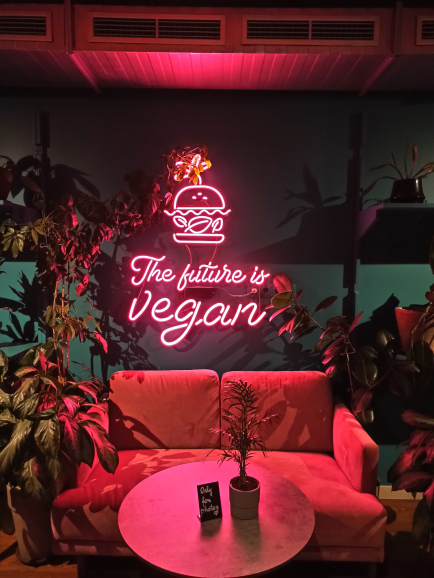
#> input picture social_collage/example_images/00.jpg, 868 x 1156 px (shown at 1/2 size); its folder holds only this picture in this run
$ python -i __init__.py   (imports and definitions only)
#> lines starting #> are read from the running program, lines starting #| are printed output that depends on the picture
import glob
from pathlib import Path

from PIL import Image


__version__ = '0.9.3'
__author__ = 'Mikhail Varantsou'


BG_COLOR = (255, 255, 255, 255)
SPACE_SHARE = 150


# [14 lines left out: function _crop, not called in this run]


def _prepare_imgs(images, length):
    if len(images) < length:
        raise ValueError(f'Provided {len(images)} images, have to be {length}')

    converted = [img.convert(mode='RGBA') for img in images]
    return converted


# [101 lines left out: functions _calc_space, _new_collage, collage_3_1, collage_4_1, collage_4_2, not called in this run]


def collage_5_1(images, ratio=7/4, bgcolor=BG_COLOR, spaceshare=SPACE_SHARE):
    images = _prepare_imgs(images, 5)

    crimg0 = _crop(images[0], ratio)
    crimg1 = _crop(images[1], ratio)
    crimg2 = _crop(images[2], ratio)
    crimg3 = _crop(images[3], ratio)
    crimg4 = _crop(images[4], ratio)

    crimg0_w, crimg0_h = crimg0.size
    space = _calc_space(crimg0_w, spaceshare)
    btm_img_w = (crimg0_w - space) // 2
    btm_img_h = crimg0_h // 2

    crimg1 = crimg1.resize((btm_img_w, btm_img_h))
    crimg2 = crimg2.resize((btm_img_w, btm_img_h))
    crimg3 = crimg3.resize((btm_img_w, btm_img_h))
    crimg4 = crimg4.resize((btm_img_w, btm_img_h))

    total_w = crimg0_w + space * 2
    total_h = crimg0_h * 2 + space * 4

    clg = _new_collage(total_w, total_h, bgcolor, crimg0, space)
    clg.paste(crimg1, (space, crimg0_h + space * 2))
    clg.paste(crimg2, (btm_img_w + space * 2, crimg0_h + space * 2))
    clg.paste(crimg3, (space, crimg0_h + btm_img_h + space * 3))
    clg.paste(crimg4, (btm_img_w + space * 2, crimg0_h + btm_img_h + space * 3))

    return clg


# [12 lines left out: function example, not called in this run]

>>> import cv2
>>> picture = cv2.imread('example_images/00.jpg', cv2.IMREAD_GRAYSCALE)
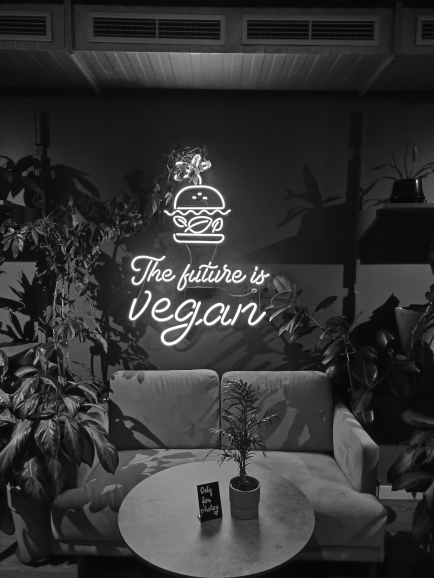
#> picture: shape (1156, 868) (shown at 1/2 size); min 3, max 255, mean 51.7
>>> result = collage_5_1(picture)
#> (the run stopped early here; a loop or call above may not have finished)

$ run again, on social_collage/example_images/01.jpg
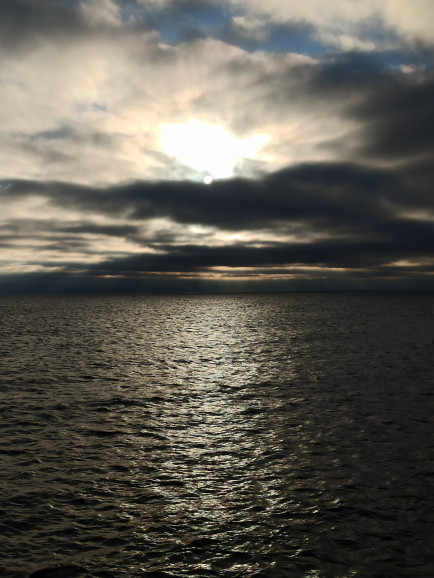
#> input picture social_collage/example_images/01.jpg, 868 x 1156 px (shown at 1/2 size)
#> `picture = cv2.imread('example_images/00.jpg', cv2.IMREAD_GRAYSCALE)`:
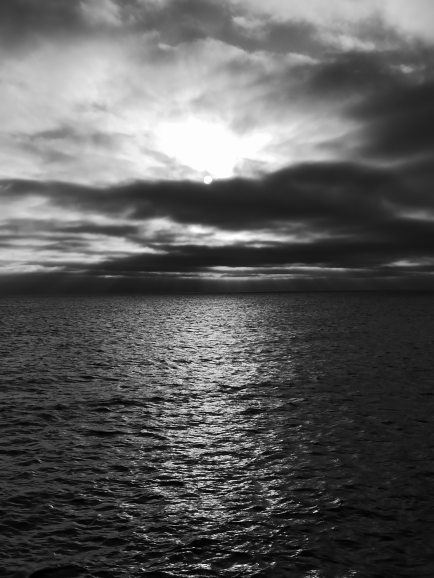
#> picture: shape (1156, 868) (shown at 1/2 size); min 0, max 255, mean 90.6

$ run again, on social_collage/example_images/02.jpg
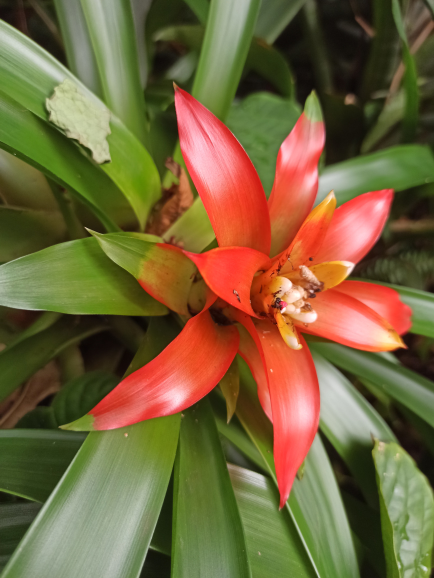
#> input picture social_collage/example_images/02.jpg, 868 x 1156 px (shown at 1/2 size)
#> `picture = cv2.imread('example_images/00.jpg', cv2.IMREAD_GRAYSCALE)`:
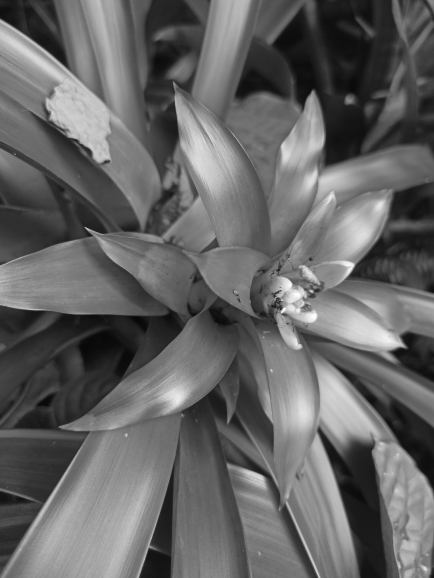
#> picture: shape (1156, 868) (shown at 1/2 size); min 5, max 255, mean 100.5

$ run again, on social_collage/example_images/03.jpg
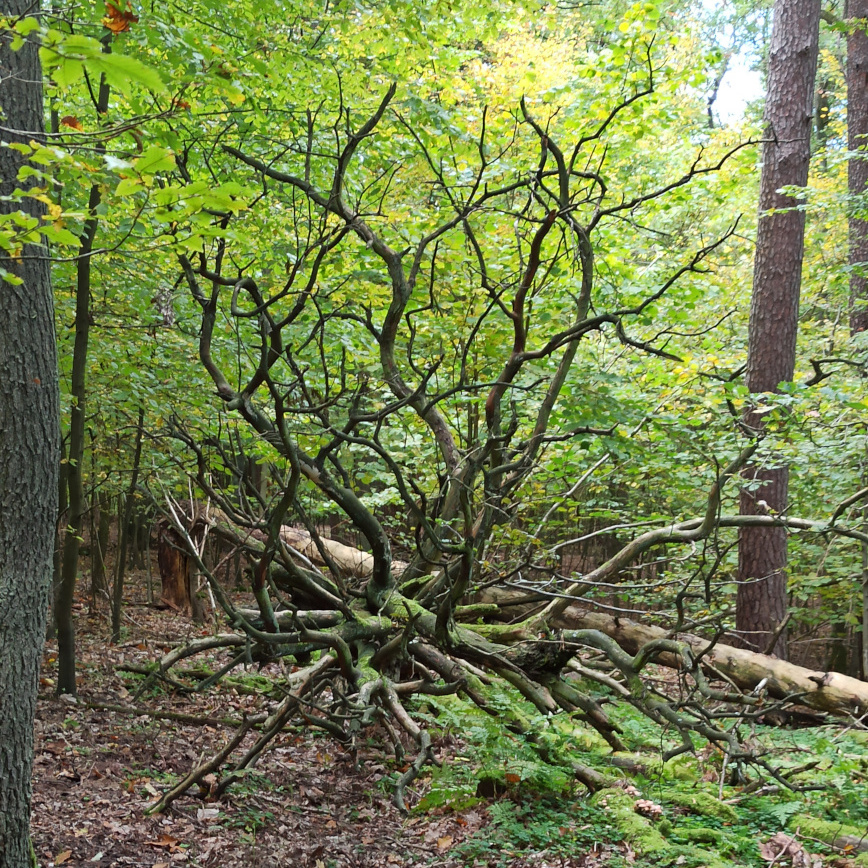
#> input picture social_collage/example_images/03.jpg, 868 x 868 px
#> `picture = cv2.imread('example_images/00.jpg', cv2.IMREAD_GRAYSCALE)`:
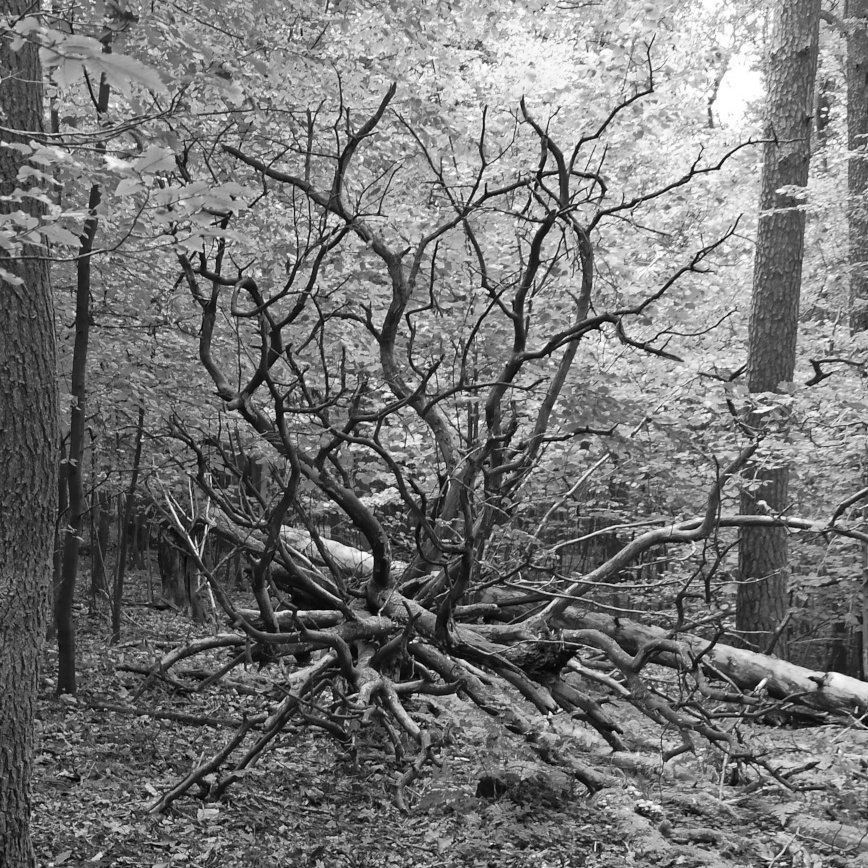
#> picture: shape (868, 868); min 0, max 255, mean 116.9
